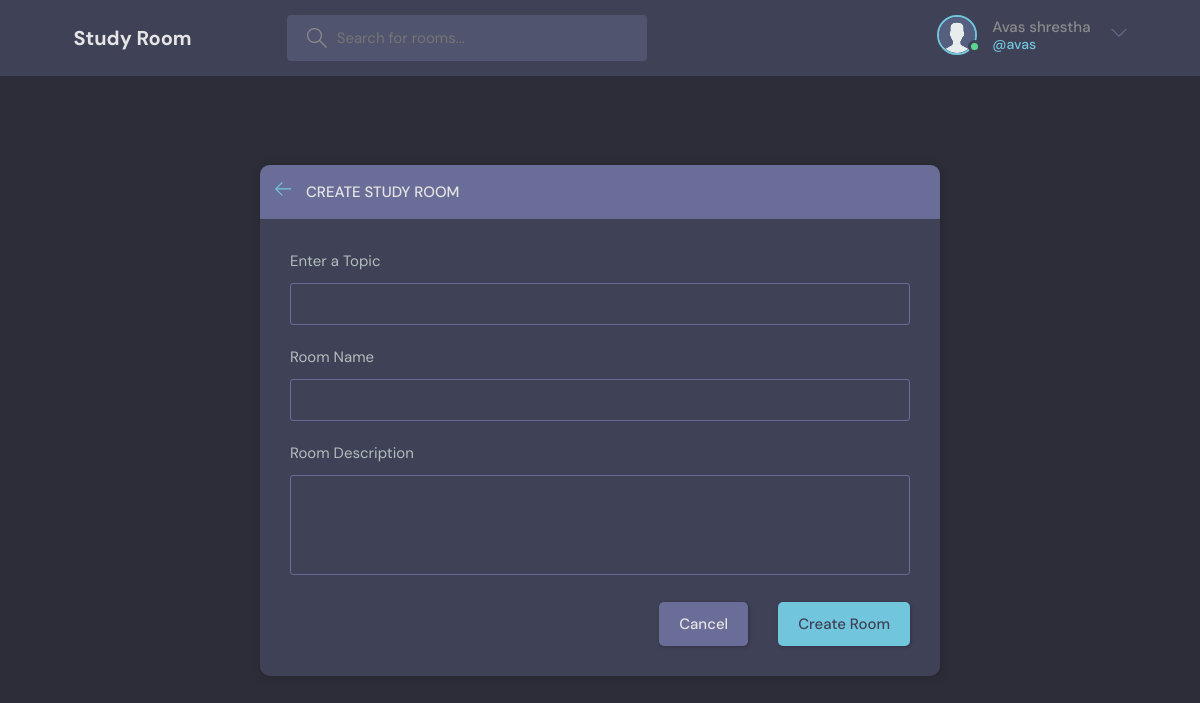
The app's page /create-room/ (signed in) with its own data.
### base/models.py (models this page shows)
class User(AbstractUser):
    name = models.CharField(max_length=200, null=True)
    email = models.EmailField(unique=True, null=True)
    bio = models.TextField(null=True)
    avatar = models.ImageField(null=True, default="avatar.svg")
    USERNAME_FIELD = 'email'
    REQUIRED_FIELDS = ['username']

### base/views.py (the view, shortened to what this page needs)
# urls.py: path('create-room/', createRoom, name="create-room"),
@login_required(login_url='login')
def createRoom(request):
    form = RoomForm()
    topics = Topic.objects.all()
    data = {
        'form': form,
        'topics': topics,
    }
    return render(request, 'base/room_form.html', data)

### base/forms.py
class RoomForm(ModelForm):
    class Meta:
        model = Room
        fields = '__all__'
        exclude = ['host', 'participants']

### base/models.py (called while the page is built)
    def __str__(self):
        return self.name

### base/templates/base/room_form.html (shortened to what this page needs)
{% extends 'main.html' %} {% block content %}
<main class="create-room layout">
    <div class="container">
        <div class="layout__box">
            <div class="layout__boxHeader">
                <div class="layout__boxTitle">
                    <a href="{{ request.META.HTTP_REFERER }}">
                        <svg
                            version="1.1"
                            xmlns="http://www.w3.org/2000/svg"
                            width="32"
                            height="32"
                            viewBox="0 0 32 32"
                        >
                            <title>Back</title>
                            <path
                                d="M13.723 2.286l-13.723 13.714 13.719 13.714 1.616-1.611-10.96-10.96h27.625v-2.286h-27.625l10.965-10.965-1.616-1.607z"
                            ></path>
                        </svg>
                    </a>
                    {% if room %}
                    <h3>Update Study Room</h3>
                    {% else %}
                    <h3>Create Study Room</h3>
                    {% endif %}
                </div>
            </div>
            <div class="layout__body">
                <form class="form" action="#" method="post">
                    <div class="form__group">
                        <label for="room_topic">Enter a Topic</label>
                        <input type="text" value="{{room.topic.name}}" required name="topic" list="topic-list" />
                    </div>
                    <div class="form__group">
                        <label for="room_name">Room Name</label>
                        {{form.name}}
                    </div>
                    <div class="form__group">
                        <label for="room_description">Room Description</label>
                        {{form.description}}
                    </div>
                    <div class="form__action">
                        <a class="btn btn--dark" href="{{ request.META.HTTP_REFERER }}">Cancel</a>
                        <button class="btn btn--main" type="submit">
                            {% if room %} Update Room {% else %} Create Room {% endif %}
                        </button>
                    </div>
                </form>
            </div>
        </div>
    </div>
</main>
{% endblock content %}

### templates/navbar.html (shortened to what this page needs)
{% load static %}
<header class="header header--loggedIn">
    <div class="container">
        <a href="{% url 'home' %}" class="header__logo">
            <h1>Study Room</h1>
        </a>
        <form class="header__search" method="get" action="{% url 'home' %}">
            <label>
                <input name="search" placeholder="Search for rooms..." />
            </label>
        </form>
        <nav class="header__menu">
            {% if request.user.is_authenticated %}
            <div class="header__user">
                <a href="{% url 'user-profile' user.id %}">
                    <div class="avatar avatar--medium active">
                        <img src="{{request.user.avatar.url}}" />
                    </div>
                    <p>{{request.user.name}} <span>@{{request.user.username}}</span></p>
                </a>
                <button class="dropdown-button">
                    <svg
                        version="1.1"
                        xmlns="http://www.w3.org/2000/svg"
                        width="32"
                        height="32"
                        viewBox="0 0 32 32"
                    >
                        <title>chevron-down</title>
                        <path d="M16 21l-13-13h-3l16 16 16-16h-3l-13 13z"></path>
                    </svg>
                </button>
            </div>
            {% else %}
            <a href="{% url 'login' %}">
                <img src="{% static 'images/avatar.svg' %}" />
                <p>Login</p>
            </a>
            {% endif %}
        </nav>
    </div>
</header>

### records on screen
User: user.avatar (placeholder picture), user.name "Avas shrestha", user.username "avas"
